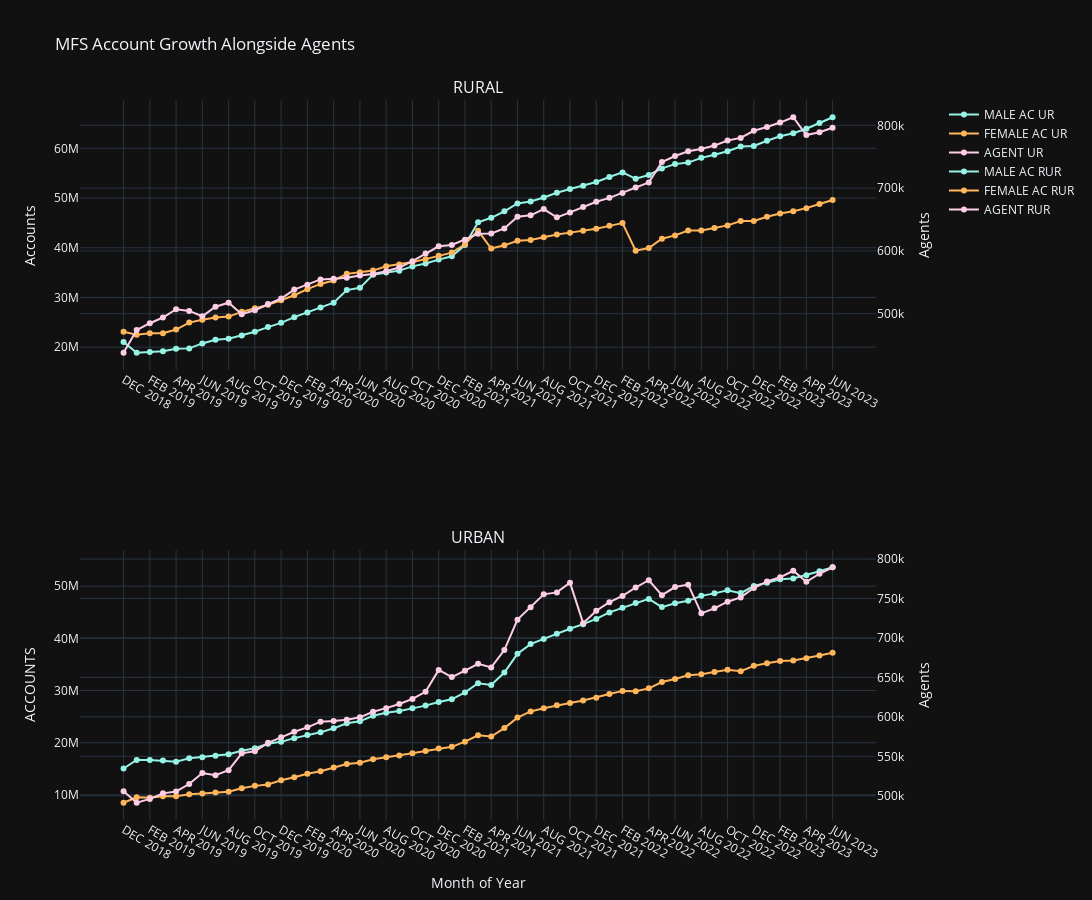

Notebook code for this chart:
### Code cell
fig = go.Figure()
fig = make_subplots(specs=[[{"secondary_y": True}], [{"secondary_y": True}]], rows=2, cols=1, start_cell="bottom-left", subplot_titles=("URBAN", "RURAL"))

fig.add_trace(go.Scatter(x=mfs_acc['PERIOD'], y=mfs_acc['MFS_MALE_ACCOUNT_URBAN'], name='MALE AC UR', line=dict(color='#94F3E4', width=2)),
              secondary_y=False,
              row=1, 
              col=1)
fig.add_trace(go.Scatter(x=mfs_acc['PERIOD'], y=mfs_acc['MFS_FEMALE_ACCOUNT_URBAN'], name='FEMALE AC UR', line=dict(color='#ffb55a', width=2)), 
              secondary_y=False,
              row=1, 
              col=1)
fig.add_trace(go.Scatter(x=mfs_acc['PERIOD'], y=mfs_acc['MFS_AGENT_URBAN'], name='AGENT UR', line=dict(color='#fdcce5', width=2)), 
              secondary_y=True,
              row=1, 
              col=1)


fig.add_trace(go.Scatter(x=mfs_acc['PERIOD'], y=mfs_acc['MFS_MALE_ACCOUNT_RURAL'], name='MALE AC RUR', line=dict(color='#94F3E4', width=2)),
              secondary_y=False,
              row=2, 
              col=1)
fig.add_trace(go.Scatter(x=mfs_acc['PERIOD'], y=mfs_acc['MFS_FEMALE_ACCOUNT_RURAL'], name='FEMALE AC RUR', line=dict(color='#ffb55a', width=2)), 
              secondary_y=False,
              row=2, 
              col=1)
fig.add_trace(go.Scatter(x=mfs_acc['PERIOD'], y=mfs_acc['MFS_AGENT_RURAL'], name='AGENT RUR', line=dict(color='#fdcce5', width=2)), 
              secondary_y=True,
              row=2, 
              col=1)

fig.update_yaxes(title_text="Accounts", secondary_y=False)
fig.update_yaxes(title_text="Agents", secondary_y=True)
fig.update_layout(height=900, width=1380, title='MFS Account Growth Alongside Agents', xaxis_title='Month of Year', yaxis_title='ACCOUNTS', template='plotly_dark')
fig.update_traces(mode="markers+lines")

### Figure 1 — Plotly figure (JSON) as saved in the notebook; plotly's stock layout.template omitted (floating-point values rounded to 4 significant figures)
{"data": [{"line": {"color": "#94F3E4", "width": 2}, "mode": "markers+lines", "name": "MALE AC UR", "type": "scatter", "x": ["DEC 2018", "JAN 2019", "FEB 2019", "MAR 2019", "APR 2019", "MAY 2019", "JUN 2019", "JUL 2019", "AUG 2019", "SEP 2019", "OCT 2019", "NOV 2019", "DEC 2019", "JAN 2020", "FEB 2020", "MAR 2020", "APR 2020", "MAY 2020", "JUN 2020", "JUL 2020", "AUG 2020", "SEP 2020", "OCT 2020", "NOV 2020", "DEC 2020", "JAN 2021", "FEB 2021", "MAR 2021", "APR 2021", "MAY 2021", "JUN 2021", "JUL 2021", "AUG 2021", "SEP 2021", "OCT 2021", "NOV 2021", "DEC 2021", "JAN 2022", "FEB 2022", "MAR 2022", "APR 2022", "MAY 2022", "JUN 2022", "JUL 2022", "AUG 2022", "SEP 2022", "OCT 2022", "NOV 2022", "DEC 2022", "JAN 2023", "FEB 2023", "MAR 2023", "APR 2023", "MAY 2023", "JUN 2023"], "xaxis": "x", "y": [15053470, 16684243, 16697088, 16574635, 16333380, 17000434, 17234004, 17476643, 17779052, 18440077, 18942419, 19780354, 20160737, 20873990, 21455510, 21983067, 22753691, 23730024, 24095188, 25152310, 25728507, 26080014, 26579555, 27106814, 27790013, 28316854, 29638030, 31400373, 31081403, 33441779, 37035589, 38895616, 39893788, 40896834, 41839891, 42717241, 43723069, 44970483, 45868201, 46758151, 47564802, 45988861, 46728634, 47194552, 48142985, 48620266, 49208715, 48667875, 50023245, 50673189, 51307660, 51455799, 52092274, 52847869, 53626770], "yaxis": "y"}, {"line": {"color": "#ffb55a", "width": 2}, "mode": "markers+lines", "name": "FEMALE AC UR", "type": "scatter", "x": ["DEC 2018", "JAN 2019", "FEB 2019", "MAR 2019", "APR 2019", "MAY 2019", "JUN 2019", "JUL 2019", "AUG 2019", "SEP 2019", "OCT 2019", "NOV 2019", "DEC 2019", "JAN 2020", "FEB 2020", "MAR 2020", "APR 2020", "MAY 2020", "JUN 2020", "JUL 2020", "AUG 2020", "SEP 2020", "OCT 2020", "NOV 2020", "DEC 2020", "JAN 2021", "FEB 2021", "MAR 2021", "APR 2021", "MAY 2021", "JUN 2021", "JUL 2021", "AUG 2021", "SEP 2021", "OCT 2021", "NOV 2021", "DEC 2021", "JAN 2022", "FEB 2022", "MAR 2022", "APR 2022", "MAY 2022", "JUN 2022", "JUL 2022", "AUG 2022", "SEP 2022", "OCT 2022", "NOV 2022", "DEC 2022", "JAN 2023", "FEB 2023", "MAR 2023", "APR 2023", "MAY 2023", "JUN 2023"], "xaxis": "x", "y": [8491129, 9533773, 9458043, 9744399, 9739027, 10141315, 10246766, 10438143, 10602577, 11264584, 11726527, 11985931, 12789162, 13394823, 14044994, 14542151, 15253024, 15916031, 16177189, 16811081, 17224136, 17533015, 17970697, 18409455, 18879824, 19211721, 20203414, 21430136, 21179220, 22800390, 24809406, 25995428, 26583231, 27158459, 27613092, 28092167, 28637497, 29316888, 29930857, 29852331, 30415301, 31620156, 32215458, 32935692, 33140199, 33572063, 33979501, 33695799, 34729780, 35240987, 35667699, 35755777, 36179304, 36714774, 37249086], "yaxis": "y"}, {"line": {"color": "#fdcce5", "width": 2}, "mode": "markers+lines", "name": "AGENT UR", "type": "scatter", "x": ["DEC 2018", "JAN 2019", "FEB 2019", "MAR 2019", "APR 2019", "MAY 2019", "JUN 2019", "JUL 2019", "AUG 2019", "SEP 2019", "OCT 2019", "NOV 2019", "DEC 2019", "JAN 2020", "FEB 2020", "MAR 2020", "APR 2020", "MAY 2020", "JUN 2020", "JUL 2020", "AUG 2020", "SEP 2020", "OCT 2020", "NOV 2020", "DEC 2020", "JAN 2021", "FEB 2021", "MAR 2021", "APR 2021", "MAY 2021", "JUN 2021", "JUL 2021", "AUG 2021", "SEP 2021", "OCT 2021", "NOV 2021", "DEC 2021", "JAN 2022", "FEB 2022", "MAR 2022", "APR 2022", "MAY 2022", "JUN 2022", "JUL 2022", "AUG 2022", "SEP 2022", "OCT 2022", "NOV 2022", "DEC 2022", "JAN 2023", "FEB 2023", "MAR 2023", "APR 2023", "MAY 2023", "JUN 2023"], "xaxis": "x", "y": [505623, 491140, 495975, 503042, 505414, 514835, 528812, 525954, 532373, 553720, 556488, 567067, 573995, 581094, 586665, 593857, 594644, 596353, 599376, 606390, 611021, 616288, 622689, 631710, 659459, 650450, 658549, 667194, 662640, 684610, 723182, 738798, 755222, 757726, 770002, 718721, 734474, 745319, 753199, 763921, 773130, 754220, 764464, 767560, 731210, 737531, 745913, 751394, 763265, 771681, 776876, 785131, 771212, 781319, 789583], "yaxis": "y2"}, {"line": {"color": "#94F3E4", "width": 2}, "mode": "markers+lines", "name": "MALE AC RUR", "type": "scatter", "x": ["DEC 2018", "JAN 2019", "FEB 2019", "MAR 2019", "APR 2019", "MAY 2019", "JUN 2019", "JUL 2019", "AUG 2019", "SEP 2019", "OCT 2019", "NOV 2019", "DEC 2019", "JAN 2020", "FEB 2020", "MAR 2020", "APR 2020", "MAY 2020", "JUN 2020", "JUL 2020", "AUG 2020", "SEP 2020", "OCT 2020", "NOV 2020", "DEC 2020", "JAN 2021", "FEB 2021", "MAR 2021", "APR 2021", "MAY 2021", "JUN 2021", "JUL 2021", "AUG 2021", "SEP 2021", "OCT 2021", "NOV 2021", "DEC 2021", "JAN 2022", "FEB 2022", "MAR 2022", "APR 2022", "MAY 2022", "JUN 2022", "JUL 2022", "AUG 2022", "SEP 2022", "OCT 2022", "NOV 2022", "DEC 2022", "JAN 2023", "FEB 2023", "MAR 2023", "APR 2023", "MAY 2023", "JUN 2023"], "xaxis": "x2", "y": [21030462, 18880373, 19006106, 19201465, 19665560, 19758337, 20757042, 21477483, 21687092, 22351367, 23109308, 24043399, 24893228, 26034399, 26983460, 27982159, 28941516, 31478971, 31936960, 34590842, 35041492, 35396409, 36251776, 36832245, 37612250, 38296205, 40556036, 45106307, 46020562, 47325656, 48922350, 49291899, 50114327, 51052297, 51810374, 52474947, 53224563, 54230537, 55148523, 53871251, 54630133, 55964148, 56820123, 57131464, 58077896, 58689788, 59413109, 60368899, 60466225, 61507920, 62409574, 63033706, 63937651, 65093659, 66247526], "yaxis": "y3"}, {"line": {"color": "#ffb55a", "width": 2}, "mode": "markers+lines", "name": "FEMALE AC RUR", "type": "scatter", "x": ["DEC 2018", "JAN 2019", "FEB 2019", "MAR 2019", "APR 2019", "MAY 2019", "JUN 2019", "JUL 2019", "AUG 2019", "SEP 2019", "OCT 2019", "NOV 2019", "DEC 2019", "JAN 2020", "FEB 2020", "MAR 2020", "APR 2020", "MAY 2020", "JUN 2020", "JUL 2020", "AUG 2020", "SEP 2020", "OCT 2020", "NOV 2020", "DEC 2020", "JAN 2021", "FEB 2021", "MAR 2021", "APR 2021", "MAY 2021", "JUN 2021", "JUL 2021", "AUG 2021", "SEP 2021", "OCT 2021", "NOV 2021", "DEC 2021", "JAN 2022", "FEB 2022", "MAR 2022", "APR 2022", "MAY 2022", "JUN 2022", "JUL 2022", "AUG 2022", "SEP 2022", "OCT 2022", "NOV 2022", "DEC 2022", "JAN 2023", "FEB 2023", "MAR 2023", "APR 2023", "MAY 2023", "JUN 2023"], "xaxis": "x2", "y": [23093199, 22513069, 22781950, 22791889, 23542408, 24941362, 25538222, 25978657, 26148132, 27103533, 27812631, 28510614, 29430765, 30444454, 31666645, 32721472, 33414807, 34746317, 35060824, 35404726, 36278531, 36654062, 37147292, 37710374, 38395744, 39023457, 40692894, 43434909, 39832544, 40483601, 41396674, 41539879, 42110590, 42667246, 43039862, 43394397, 43807390, 44402688, 44968975, 39402031, 39951203, 41810980, 42480876, 43473798, 43456183, 43960719, 44499815, 45393551, 45394713, 46245896, 46905849, 47346768, 47966998, 48782455, 49592680], "yaxis": "y3"}, {"line": {"color": "#fdcce5", "width": 2}, "mode": "markers+lines", "name": "AGENT RUR", "type": "scatter", "x": ["DEC 2018", "JAN 2019", "FEB 2019", "MAR 2019", "APR 2019", "MAY 2019", "JUN 2019", "JUL 2019", "AUG 2019", "SEP 2019", "OCT 2019", "NOV 2019", "DEC 2019", "JAN 2020", "FEB 2020", "MAR 2020", "APR 2020", "MAY 2020", "JUN 2020", "JUL 2020", "AUG 2020", "SEP 2020", "OCT 2020", "NOV 2020", "DEC 2020", "JAN 2021", "FEB 2021", "MAR 2021", "APR 2021", "MAY 2021", "JUN 2021", "JUL 2021", "AUG 2021", "SEP 2021", "OCT 2021", "NOV 2021", "DEC 2021", "JAN 2022", "FEB 2022", "MAR 2022", "APR 2022", "MAY 2022", "JUN 2022", "JUL 2022", "AUG 2022", "SEP 2022", "OCT 2022", "NOV 2022", "DEC 2022", "JAN 2023", "FEB 2023", "MAR 2023", "APR 2023", "MAY 2023", "JUN 2023"], "xaxis": "x2", "y": [437887, 474042, 484885, 493982, 507123, 504524, 495960, 511146, 517516, 499303, 505509, 515520, 524226, 538479, 546236, 554629, 555717, 557159, 560745, 563401, 567551, 573542, 583630, 596012, 607336, 609517, 618004, 627291, 627753, 635798, 654434, 656657, 666711, 653466, 661362, 670020, 678293, 684531, 692338, 701111, 708886, 741636, 751201, 758679, 762188, 767790, 775890, 780011, 791372, 797431, 804408, 812869, 784579, 789021, 796139], "yaxis": "y4"}], "layout": {"annotations": [{"font": {"size": 16}, "showarrow": false, "text": "URBAN", "x": 0.47, "xanchor": "center", "xref": "paper", "y": 0.375, "yanchor": "bottom", "yref": "paper"}, {"font": {"size": 16}, "showarrow": false, "text": "RURAL", "x": 0.47, "xanchor": "center", "xref": "paper", "y": 1, "yanchor": "bottom", "yref": "paper"}], "height": 900, "title": {"text": "MFS Account Growth Alongside Agents"}, "width": 1380, "xaxis": {"anchor": "y", "domain": [0, 0.94], "title": {"text": "Month of Year"}}, "xaxis2": {"anchor": "y3", "domain": [0, 0.94]}, "yaxis": {"anchor": "x", "domain": [0, 0.375], "title": {"text": "ACCOUNTS"}}, "yaxis2": {"anchor": "x", "overlaying": "y", "side": "right", "title": {"text": "Agents"}}, "yaxis3": {"anchor": "x2", "domain": [0.625, 1], "title": {"text": "Accounts"}}, "yaxis4": {"anchor": "x2", "overlaying": "y3", "side": "right", "title": {"text": "Agents"}}}}
